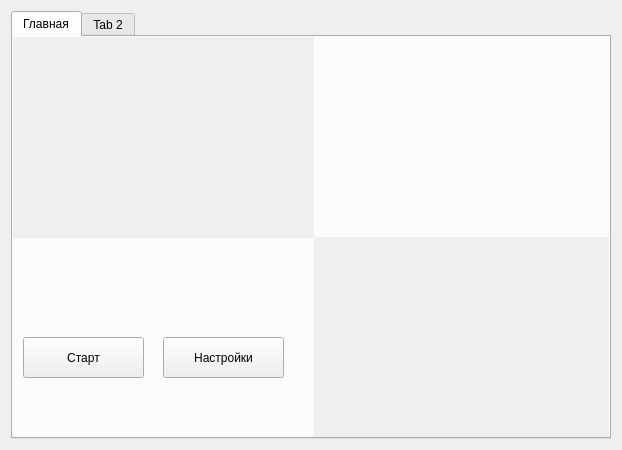
<?xml version="1.0" encoding="UTF-8"?>
<ui version="4.0">
 <class>MainWindow</class>
 <widget class="QMainWindow" name="MainWindow">
  <property name="geometry">
   <rect>
    <x>0</x>
    <y>0</y>
    <width>622</width>
    <height>450</height>
   </rect>
  </property>
  <property name="windowTitle">
   <string>Smile Detector</string>
  </property>
  <widget class="QWidget" name="centralWidget">
   <layout class="QGridLayout" name="gridLayout">
    <item row="0" column="0">
     <widget class="QTabWidget" name="tabWidget">
      <property name="currentIndex">
       <number>0</number>
      </property>
      <widget class="QWidget" name="tab">
       <property name="enabled">
        <bool>true</bool>
       </property>
       <attribute name="title">
        <string>Главная</string>
       </attribute>
       <widget class="QLabel" name="label_original">
        <property name="geometry">
         <rect>
          <x>301</x>
          <y>200</y>
          <width>301</width>
          <height>201</height>
         </rect>
        </property>
        <property name="autoFillBackground">
         <bool>true</bool>
        </property>
        <property name="text">
         <string/>
        </property>
       </widget>
       <widget class="QCustomPlot" name="widget" native="true">
        <property name="geometry">
         <rect>
          <x>301</x>
          <y>0</y>
          <width>301</width>
          <height>201</height>
         </rect>
        </property>
       </widget>
       <widget class="QLabel" name="label_faces">
        <property name="geometry">
         <rect>
          <x>0</x>
          <y>0</y>
          <width>301</width>
          <height>201</height>
         </rect>
        </property>
        <property name="autoFillBackground">
         <bool>true</bool>
        </property>
        <property name="text">
         <string/>
        </property>
       </widget>
       <widget class="QPushButton" name="pushButton">
        <property name="geometry">
         <rect>
          <x>150</x>
          <y>300</y>
          <width>121</width>
          <height>41</height>
         </rect>
        </property>
        <property name="text">
         <string>Настройки</string>
        </property>
       </widget>
       <widget class="QPushButton" name="Start">
        <property name="geometry">
         <rect>
          <x>10</x>
          <y>300</y>
          <width>121</width>
          <height>41</height>
         </rect>
        </property>
        <property name="text">
         <string>Старт</string>
        </property>
       </widget>
      </widget>
      <widget class="QWidget" name="tab_2">
       <attribute name="title">
        <string>Tab 2</string>
       </attribute>
      </widget>
     </widget>
    </item>
   </layout>
  </widget>
 </widget>
 <layoutdefault spacing="6" margin="11"/>
 <customwidgets>
  <customwidget>
   <class>QCustomPlot</class>
   <extends>QWidget</extends>
   <header>qcustomplot.h</header>
   <container>1</container>
  </customwidget>
 </customwidgets>
 <resources/>
 <connections/>
</ui>
